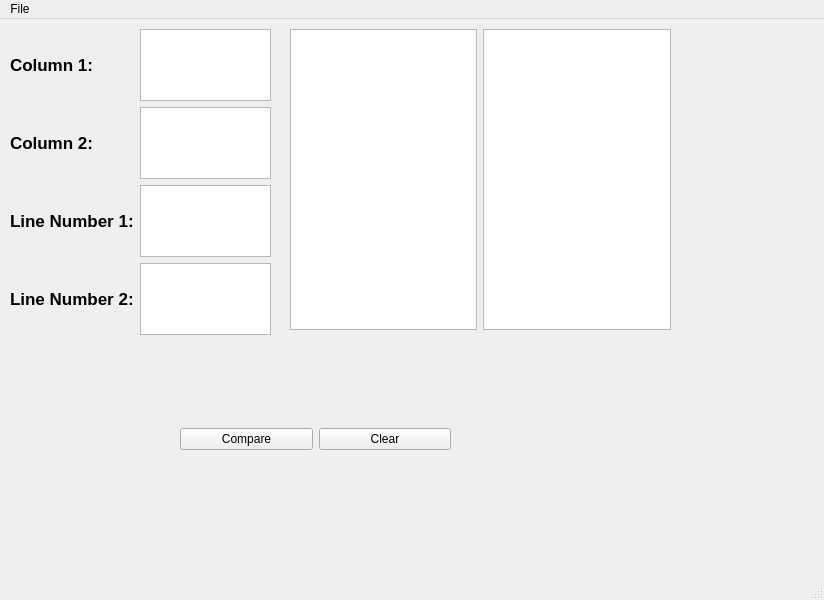
<?xml version="1.0" encoding="UTF-8"?>
<ui version="4.0">
 <class>MainWindow</class>
 <widget class="QMainWindow" name="MainWindow">
  <property name="geometry">
   <rect>
    <x>0</x>
    <y>0</y>
    <width>824</width>
    <height>600</height>
   </rect>
  </property>
  <property name="windowTitle">
   <string>MainWindow</string>
  </property>
  <widget class="QWidget" name="centralwidget">
   <widget class="QWidget" name="layoutWidget">
    <property name="geometry">
     <rect>
      <x>10</x>
      <y>10</y>
      <width>261</width>
      <height>306</height>
     </rect>
    </property>
    <layout class="QHBoxLayout" name="horizontalLayout">
     <item>
      <layout class="QVBoxLayout" name="verticalLayout_2">
       <item>
        <widget class="QLabel" name="label_3">
         <property name="font">
          <font>
           <pointsize>13</pointsize>
           <bold>true</bold>
          </font>
         </property>
         <property name="text">
          <string>Column 1:</string>
         </property>
        </widget>
       </item>
       <item>
        <widget class="QLabel" name="label_4">
         <property name="font">
          <font>
           <pointsize>13</pointsize>
           <bold>true</bold>
          </font>
         </property>
         <property name="text">
          <string>Column 2:</string>
         </property>
        </widget>
       </item>
       <item>
        <widget class="QLabel" name="label_2">
         <property name="font">
          <font>
           <pointsize>13</pointsize>
           <bold>true</bold>
          </font>
         </property>
         <property name="text">
          <string>Line Number 1:</string>
         </property>
        </widget>
       </item>
       <item>
        <widget class="QLabel" name="label_5">
         <property name="font">
          <font>
           <pointsize>13</pointsize>
           <bold>true</bold>
          </font>
         </property>
         <property name="text">
          <string>Line Number 2:</string>
         </property>
        </widget>
       </item>
      </layout>
     </item>
     <item>
      <layout class="QVBoxLayout" name="verticalLayout">
       <item>
        <widget class="QTextEdit" name="textEdit">
         <property name="font">
          <font>
           <pointsize>28</pointsize>
           <bold>true</bold>
          </font>
         </property>
         <property name="html">
          <string>&lt;!DOCTYPE HTML PUBLIC &quot;-//W3C//DTD HTML 4.0//EN&quot; &quot;http://www.w3.org/TR/REC-html40/strict.dtd&quot;&gt;
&lt;html&gt;&lt;head&gt;&lt;meta name=&quot;qrichtext&quot; content=&quot;1&quot; /&gt;&lt;meta charset=&quot;utf-8&quot; /&gt;&lt;style type=&quot;text/css&quot;&gt;
p, li { white-space: pre-wrap; }
&lt;/style&gt;&lt;/head&gt;&lt;body style=&quot; font-family:'Segoe UI'; font-size:28pt; font-weight:700; font-style:normal;&quot;&gt;
&lt;p align=&quot;center&quot; style=&quot;-qt-paragraph-type:empty; margin-top:0px; margin-bottom:0px; margin-left:0px; margin-right:0px; -qt-block-indent:0; text-indent:0px; font-size:14pt;&quot;&gt;&lt;br /&gt;&lt;/p&gt;&lt;/body&gt;&lt;/html&gt;</string>
         </property>
        </widget>
       </item>
       <item>
        <widget class="QTextEdit" name="textEdit_3">
         <property name="font">
          <font>
           <pointsize>28</pointsize>
           <bold>true</bold>
          </font>
         </property>
         <property name="html">
          <string>&lt;!DOCTYPE HTML PUBLIC &quot;-//W3C//DTD HTML 4.0//EN&quot; &quot;http://www.w3.org/TR/REC-html40/strict.dtd&quot;&gt;
&lt;html&gt;&lt;head&gt;&lt;meta name=&quot;qrichtext&quot; content=&quot;1&quot; /&gt;&lt;meta charset=&quot;utf-8&quot; /&gt;&lt;style type=&quot;text/css&quot;&gt;
p, li { white-space: pre-wrap; }
&lt;/style&gt;&lt;/head&gt;&lt;body style=&quot; font-family:'Segoe UI'; font-size:28pt; font-weight:700; font-style:normal;&quot;&gt;
&lt;p align=&quot;center&quot; style=&quot;-qt-paragraph-type:empty; margin-top:0px; margin-bottom:0px; margin-left:0px; margin-right:0px; -qt-block-indent:0; text-indent:0px; font-size:14pt;&quot;&gt;&lt;br /&gt;&lt;/p&gt;&lt;/body&gt;&lt;/html&gt;</string>
         </property>
        </widget>
       </item>
       <item>
        <widget class="QTextEdit" name="textEdit_2">
         <property name="font">
          <font>
           <pointsize>28</pointsize>
           <bold>true</bold>
          </font>
         </property>
         <property name="html">
          <string>&lt;!DOCTYPE HTML PUBLIC &quot;-//W3C//DTD HTML 4.0//EN&quot; &quot;http://www.w3.org/TR/REC-html40/strict.dtd&quot;&gt;
&lt;html&gt;&lt;head&gt;&lt;meta name=&quot;qrichtext&quot; content=&quot;1&quot; /&gt;&lt;meta charset=&quot;utf-8&quot; /&gt;&lt;style type=&quot;text/css&quot;&gt;
p, li { white-space: pre-wrap; }
&lt;/style&gt;&lt;/head&gt;&lt;body style=&quot; font-family:'Segoe UI'; font-size:28pt; font-weight:700; font-style:normal;&quot;&gt;
&lt;p align=&quot;center&quot; style=&quot;-qt-paragraph-type:empty; margin-top:0px; margin-bottom:0px; margin-left:0px; margin-right:0px; -qt-block-indent:0; text-indent:0px; font-size:14pt;&quot;&gt;&lt;br /&gt;&lt;/p&gt;&lt;/body&gt;&lt;/html&gt;</string>
         </property>
        </widget>
       </item>
       <item>
        <widget class="QTextEdit" name="textEdit_4">
         <property name="font">
          <font>
           <pointsize>28</pointsize>
           <bold>true</bold>
          </font>
         </property>
         <property name="html">
          <string>&lt;!DOCTYPE HTML PUBLIC &quot;-//W3C//DTD HTML 4.0//EN&quot; &quot;http://www.w3.org/TR/REC-html40/strict.dtd&quot;&gt;
&lt;html&gt;&lt;head&gt;&lt;meta name=&quot;qrichtext&quot; content=&quot;1&quot; /&gt;&lt;meta charset=&quot;utf-8&quot; /&gt;&lt;style type=&quot;text/css&quot;&gt;
p, li { white-space: pre-wrap; }
&lt;/style&gt;&lt;/head&gt;&lt;body style=&quot; font-family:'Segoe UI'; font-size:28pt; font-weight:700; font-style:normal;&quot;&gt;
&lt;p align=&quot;center&quot; style=&quot;-qt-paragraph-type:empty; margin-top:0px; margin-bottom:0px; margin-left:0px; margin-right:0px; -qt-block-indent:0; text-indent:0px; font-size:9pt; font-weight:400;&quot;&gt;&lt;br /&gt;&lt;/p&gt;&lt;/body&gt;&lt;/html&gt;</string>
         </property>
        </widget>
       </item>
      </layout>
     </item>
    </layout>
   </widget>
   <widget class="QWidget" name="layoutWidget">
    <property name="geometry">
     <rect>
      <x>290</x>
      <y>10</y>
      <width>381</width>
      <height>301</height>
     </rect>
    </property>
    <layout class="QHBoxLayout" name="horizontalLayout_2">
     <item>
      <widget class="QTextEdit" name="textEdit_5">
       <property name="font">
        <font>
         <pointsize>18</pointsize>
        </font>
       </property>
      </widget>
     </item>
     <item>
      <widget class="QTextEdit" name="textEdit_6">
       <property name="font">
        <font>
         <pointsize>18</pointsize>
        </font>
       </property>
      </widget>
     </item>
    </layout>
   </widget>
   <widget class="QWidget" name="">
    <property name="geometry">
     <rect>
      <x>180</x>
      <y>340</y>
      <width>271</width>
      <height>161</height>
     </rect>
    </property>
    <layout class="QHBoxLayout" name="horizontalLayout_3">
     <item>
      <widget class="QPushButton" name="pushButton">
       <property name="text">
        <string>Compare</string>
       </property>
      </widget>
     </item>
     <item>
      <widget class="QPushButton" name="pushButton_2">
       <property name="text">
        <string>Clear</string>
       </property>
      </widget>
     </item>
    </layout>
   </widget>
  </widget>
  <widget class="QMenuBar" name="menubar">
   <property name="geometry">
    <rect>
     <x>0</x>
     <y>0</y>
     <width>824</width>
     <height>22</height>
    </rect>
   </property>
   <widget class="QMenu" name="menuFile">
    <property name="title">
     <string>File</string>
    </property>
    <addaction name="actionNew"/>
    <addaction name="actionOpen"/>
    <addaction name="actionSave"/>
    <addaction name="actionExit"/>
   </widget>
   <addaction name="menuFile"/>
  </widget>
  <widget class="QStatusBar" name="statusbar"/>
  <action name="actionNew">
   <property name="icon">
    <iconset resource="Resources.qrc">
     <normaloff>:/resources/new_file.png</normaloff>:/resources/new_file.png</iconset>
   </property>
   <property name="text">
    <string>New</string>
   </property>
  </action>
  <action name="actionOpen">
   <property name="icon">
    <iconset resource="Resources.qrc">
     <normaloff>:/resources/645-6451683_file-folder-icon-vector-png-download-open-folder.png</normaloff>:/resources/645-6451683_file-folder-icon-vector-png-download-open-folder.png</iconset>
   </property>
   <property name="text">
    <string>Open</string>
   </property>
  </action>
  <action name="actionSave">
   <property name="icon">
    <iconset resource="Resources.qrc">
     <normaloff>:/resources/44-441675_save-button-png-transparent-image-save-as-file.png</normaloff>:/resources/44-441675_save-button-png-transparent-image-save-as-file.png</iconset>
   </property>
   <property name="text">
    <string>Save</string>
   </property>
  </action>
  <action name="actionExit">
   <property name="icon">
    <iconset resource="Resources.qrc">
     <normaloff>:/resources/exit.png</normaloff>:/resources/exit.png</iconset>
   </property>
   <property name="text">
    <string>Exit</string>
   </property>
  </action>
 </widget>
 <resources>
  <include location="Resources.qrc"/>
 </resources>
 <connections/>
</ui>
